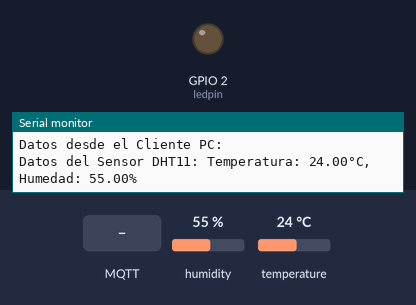
A sketch run on a simulated ESP32. Shown: output pins drawn as LEDs (lit = HIGH), the last lines printed to the serial monitor. The test bench sets the inputs (shaded band); at power-on: humidity 55 %, temperature 24 °C. WiFi joins after 1.5 s; servers stay silent unless stated; no MQTT or app messages arrive unless stated.

Above: at 2.8 s.
2.9 s: MQTT message "1" arrives on the first subscribed topic
At 4.8 s:
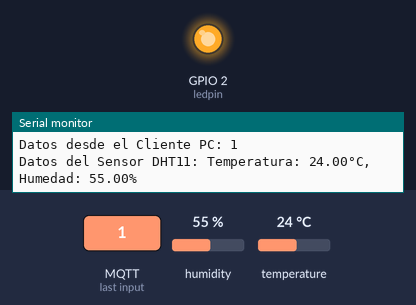
5.2 s: MQTT message "0" arrives on the first subscribed topic
At 6.3 s:
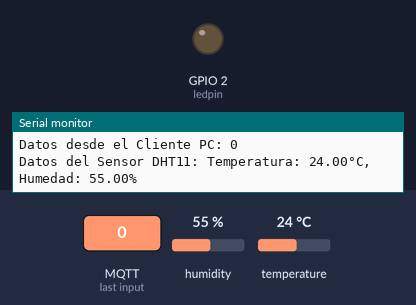
Timing chart, 0 to 8.2 s (numbered marks = the images above; inputs shaded):
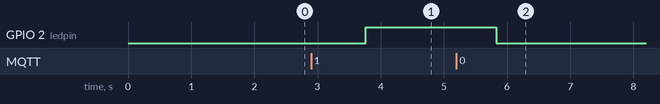

Measured:
- after the input at 2.9 s, GPIO 2 (ledpin): LOW → HIGH after 0.86 s
- after the input at 5.2 s, GPIO 2 (ledpin): HIGH → LOW after 0.63 s

The sketch:

iot_broker_sensores.ino
```cpp
// Proyecto basado en el el proyecto Hello_word titulado
// esp32_ioticos_broker_hello_world, por la plataforma
// ioticos disponible en el repositorio
// https://github.com/ioticos/esp32_ioticos_broker_hello_world/blob/master/src/main.cpp
// y adaptado al Curso de Domotica basica con Tecnologia IoT
// presentado por el Ing. Fabian Barreto docente
// tiempo completo  UNISANGIL


// Importar de libreas necesarias para el proyecto
#include <Arduino.h>
#include <WiFi.h>  // Libreria de conexión WIFI
#include <PubSubClient.h> // Libreria para configuración y conexión de la comunicación MQTT
#include "DHT.h"  // Libreria para el modulo de temperatura y humedad DHT11

// Definición de Pines digitales necesario y configuración de sensorer DHT11
#define DHTPIN 4 // Definición del Pin lectura sensor
#define DHTTYPE DHT11 // Configuración del tipo sensor

DHT dht(DHTPIN, DHTTYPE); // Definición del constructor


//*********** Comunicación MQTT CONFIGURACIÓN **************
//**************************************
const char *mqtt_server = "broker.emqx.io"; // host de conexión al broker o URL del Servidor
const int mqtt_port = 1883; // Puerto de coneción
const char *root_topic_subscribe = "Led/esp32"; // Topico de subscripción
const char *root_topic_publish = "Temperatura/public_esp32"; // Topico para manejo de temperatura


//**************************************
//*********** WIFICONFIG ***************
//**************************************
const char* ssid = "UNISANGIL YOPAL";
const char* password =  "";


//**************************************
//*********** Variables GLOBALES   ***************
//**************************************
WiFiClient espClient; // Definición del constructor para el internet
PubSubClient client(espClient); // Definición del constructor para el broker

int ledpin =2; // Definimos el pin para el led interndo de la esp32

int var = 0; // variable auxiliar
int ledval = 0; // valor incial del led apagado
char datos[40]; // variable para almacenar los mensajes
String resultS = ""; // Variable para los resultados


//************************
//** Definición de F U N C I O N E S ***
//************************
void callback(char* topic, byte* payload, unsigned int length); // Función para convertir los mensajes recibidos
void reconnect();  //  Función para reconexión a broker
void setup_wifi(); // Función para conexión a la red WIFI


// Función Setup, se ejecuta una vez en el programa
void setup() {
  pinMode(ledpin,OUTPUT); // Definición de puerto como salida para prender el led
  Serial.begin(9600); // Se inicia la comunicación serial
  /// Iniciación de sensores
  dht.begin(); // Inicia el funcionamiento del sensor DHT11
  delay(100);// Tiempo para Inicios de los proceso
  setup_wifi(); // Metodo para conectarse a la red WIFI
  client.setServer(mqtt_server, mqtt_port); // Definición de servidor broker Mqtt
  client.setCallback(callback); // Defición de la función Callback para recibir mensajes


}

void loop() {
  // Funcion para conectar al broker mqtt
  if (!client.connected()) {
    reconnect(); // Función de reconección al broker
  }

  Serial.print("Datos desde el Cliente PC: "); // Imprime en consola la información enviada desde el cliente pc
  Serial.println(resultS);

  if (client.connected()){

    if(var == 0)
    {
      digitalWrite(ledpin,LOW); // Apaga el led cuando recibe un cero desde el pc
    }
     else if (var == 1)
    {
      digitalWrite(ledpin,HIGH);// Prende el led  cuando recibe un uno desdel pc
    }

    //Lectura de temperatura y humedad
    float hum = dht.readHumidity();
    float tem = dht.readTemperature();

    // Creación de sting para enviar

     Serial.println("Datos del Sensor DHT11: Temperatura: "  + String(tem) +"°C, Humedad: "+ String(hum) + "%");

     String tem_string = String(tem); // Convierte los datos en string
     String hum_string = String(hum);

     sprintf(datos, "Valor Temperatura: %s °C, Valor Humedad: %s" ,tem_string,hum_string ); // Concatenar las mediciones de temperatura y humedad
     client.publish(root_topic_publish,datos); // publica los datos en el broker
     delay(2000); // Tiempo de espera de 2 segundos
  }
  // Función loop para el envio de datos
  client.loop();
}


//*****************************
//***    CONEXION WIFI      ***
//*****************************
void setup_wifi(){
  delay(10);
  // Nos conectamos a nuestra red Wifi
  Serial.println();
  Serial.print("Conectando a ssid: ");
  Serial.println(ssid);

  // Inicia la conección al wifi

  WiFi.begin(ssid, password);

// Espera a que se conecte a la red
  while (WiFi.status() != WL_CONNECTED) {
    delay(500);
    Serial.print(".");
  }
// se conecta a la red
  Serial.println("");
  Serial.println("Conectado a red WiFi!");
  Serial.println("Dirección IP: ");
  Serial.println(WiFi.localIP());
}


//*****************************
//***    CONEXION Y RECONECIÓN MQTT      ***
//*****************************

void reconnect() {

  while (!client.connected()) {
    Serial.print("Intentando conectarse MQTT...");

    // Intentamos conectar
    if (client.connect("ESP32Client")) {
      Serial.println("Conectado!");
      // Nos suscribimos
      if(client.subscribe(root_topic_subscribe)){
        Serial.println("Suscripcion ok");
      }else{
        Serial.println("fallo Suscripciión");
      }
      // Error de conexión
    } else {
      Serial.print("falló :( con error -> ");
      Serial.print(client.state());
      Serial.println(" Intentamos de nuevo en 5 segundos");
      delay(5000);
    }
  }
}


//*****************************
//***       CALLBACK        ***
//*****************************
// Funcion para recibir mensajes del broker
void callback(char* topic, byte* payload, unsigned int length){
  // Imprime en consola el mensaje recibido desde el pc
  String incoming = "";
  Serial.print("Mensaje recibido [");
  Serial.print(topic);
  Serial.print("] ");

 char payload_string[length + 1];

  int resultI;
// Organiza la información resibida
  memcpy(payload_string, payload, length);
  payload_string[length] = '\0';
  resultI = atoi(payload_string);
  var = resultI;

  resultS = "";
  // Concatena caractera caracter el mensaje recibido
  for (int i=0;i<length;i++) {
    resultS= resultS + (char)payload[i];
  }
  Serial.println();
}
```
